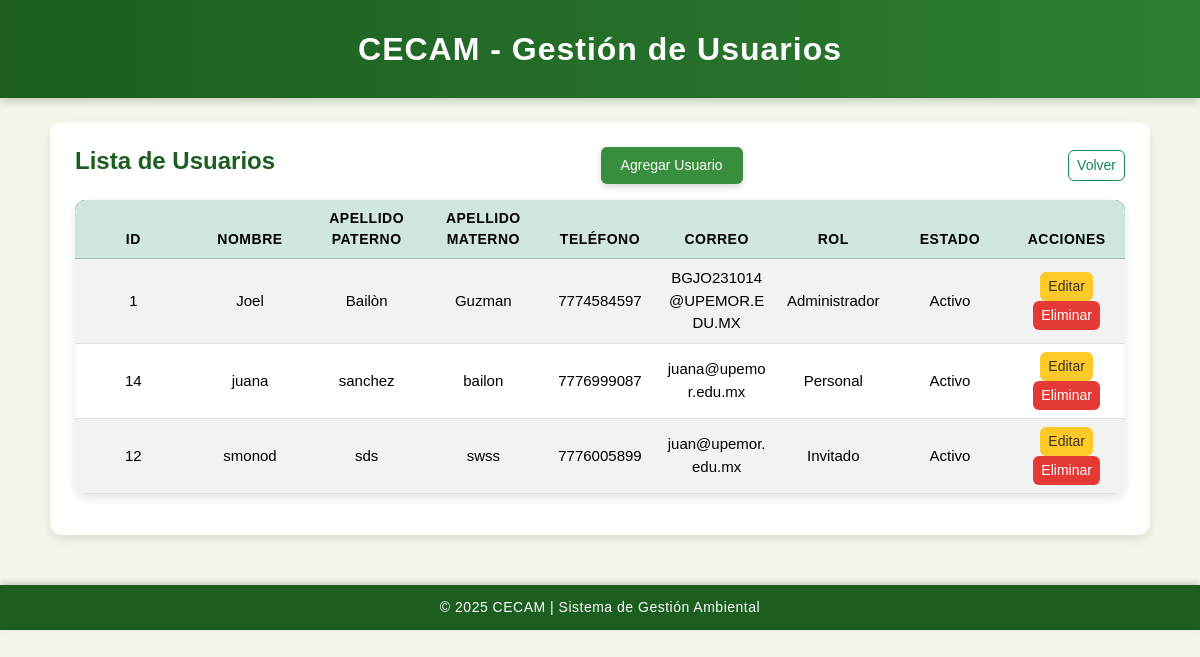
Before: /index.php?view=gestion_usuarios (signed in) with the older database file.
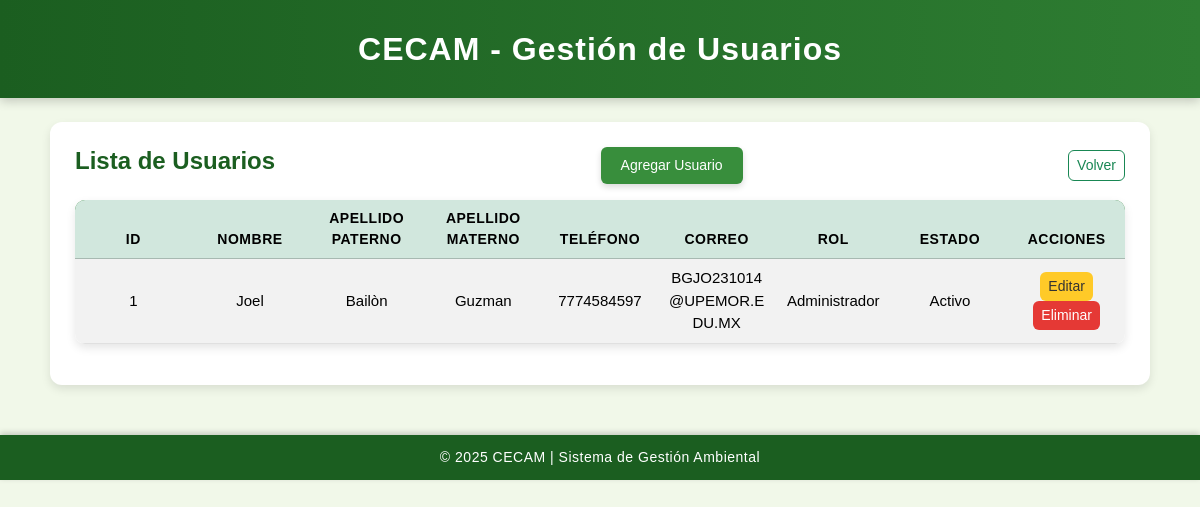
After: the same page with the newer database file.
### tables this page shows
CREATE TABLE `usuario` (
  `idUsuario` int(11) NOT NULL AUTO_INCREMENT,
  `Nombre` varchar(50) NOT NULL,
  `ApellidoPaterno` varchar(50) NOT NULL,
  `ApellidoMaterno` varchar(50) DEFAULT NULL,
  `Telefono` varchar(15) DEFAULT NULL,
  `Correo` varchar(100) NOT NULL,
  `Pass` varchar(255) NOT NULL,
  `Cargo` varchar(100) DEFAULT NULL,
  `FechaRegistro` datetime DEFAULT current_timestamp(),
  `CreadoPor` int(11) DEFAULT NULL,
  `Estado` enum('Activo','Inactivo') DEFAULT 'Activo',
  `idRol` int(11) NOT NULL,
  PRIMARY KEY (`idUsuario`),
  UNIQUE KEY `Correo` (`Correo`),
  KEY `idRol` (`idRol`),
  KEY `fk_usuario_CreadoPor` (`CreadoPor`),
  CONSTRAINT `Usuario_ibfk_1` FOREIGN KEY (`idRol`) REFERENCES `rol` (`idRol`),
  CONSTRAINT `fk_usuario_CreadoPor` FOREIGN KEY (`CreadoPor`) REFERENCES `usuario` (`idUsuario`) ON DELETE SET NULL ON UPDATE CASCADE
);

CREATE TABLE `rol` (
  `idRol` int(11) NOT NULL AUTO_INCREMENT,
  `Nombre` varchar(50) NOT NULL,
  `Descripcion` text DEFAULT NULL,
  PRIMARY KEY (`idRol`)
);

### app/controllers/UsuarioController.php (called while the page is built, shortened)
<?php
require_once __DIR__ . '/../models/UsuarioModel.php';
class UsuarioController {
    private $model;
    public function __construct($connection = null) {
        $this->model = new UsuarioModel($connection);
    }
    public function index() {
        $usuarios = $this->model->getAllUsersWithRole();
        include __DIR__ . '/../views/gestion_usuarios.php';
    }
}

### app/models/Model.php (called while the page is built, shortened)
<?php
class Model
{
    public function __construct($connection = null)
    {
        if ($connection) {
            $this->db = $connection;
        } else {
            $database = new Database();
            $this->db = $database->connect();
        }
    }
}

### app/models/UsuarioModel.php (called while the page is built, shortened)
<?php
require_once(__DIR__ . '/Model.php');
class UsuarioModel extends Model
{
    public function getAllUsersWithRole()
    {
        $sql = "
            SELECT
                u.idUsuario,
                u.Nombre,
                u.ApellidoPaterno,
                u.ApellidoMaterno,
                u.Telefono,
                u.Correo,
                r.Nombre AS NombreRol,
                u.Estado
            FROM Usuario u
            JOIN Rol r ON u.idRol = r.idRol
            ORDER BY u.ApellidoPaterno, u.ApellidoMaterno, u.Nombre
        ";
        $result = $this->db->query($sql);
        return $result->fetch_all(MYSQLI_ASSOC);
    }
}
?>

### app/views/gestion_usuarios.php (the view, shortened to what this page needs)
<!DOCTYPE html>
<html lang="es">
<head>
  <link href="https://cdn.jsdelivr.net/npm/bootstrap@5.3.2/dist/css/bootstrap.min.css" rel="stylesheet">
  <link rel="stylesheet" href="public/css/usuarios.css">
</head>
<body>
<header>
  <h3>CECAM - Gestión de Usuarios</h3>
</header>
<div class="container mt-4">
  <div class="d-flex justify-content-between align-items-center mb-3">
    <h4>Lista de Usuarios</h4>
    <button class="btn btn-add" data-bs-toggle="modal" data-bs-target="#modalAgregar">Agregar Usuario</button>
    <a href="index.php?view=dashboard_admin" class="btn btn-outline-success btn-sm">Volver</a>
  </div>
  <table class="table table-striped text-center align-middle">
    <thead class="table-success">
      <tr>
        <th>ID</th>
        <th>Nombre</th>
        <th>Apellido Paterno</th>
        <th>Apellido Materno</th>
        <th>Teléfono</th>
        <th>Correo</th>
        <th>Rol</th>
        <th>Estado</th>
        <th>Acciones</th>
      </tr>
    </thead>
    <tbody>
      <?php if (!empty($usuarios)): ?>
        <?php foreach ($usuarios as $u): ?>
        <tr>
          <td><?= htmlspecialchars($u['idUsuario']) ?></td>
          <td><?= htmlspecialchars($u['Nombre']) ?></td>
          <td><?= htmlspecialchars($u['ApellidoPaterno']) ?></td>
          <td><?= htmlspecialchars($u['ApellidoMaterno']) ?></td>
          <td><?= htmlspecialchars($u['Telefono']) ?></td>
          <td><?= htmlspecialchars($u['Correo']) ?></td>
          <td><?= htmlspecialchars($u['NombreRol']) ?></td>
          <td><?= htmlspecialchars($u['Estado']) ?></td>
          <td>
            <button
              class="btn btn-warning btn-sm btnEditar"
              data-id="<?= $u['idUsuario'] ?>"
              data-nombre="<?= htmlspecialchars($u['Nombre']) ?>"
              data-apellido_paterno="<?= htmlspecialchars($u['ApellidoPaterno']) ?>"
              data-apellido_materno="<?= htmlspecialchars($u['ApellidoMaterno']) ?>"
              data-telefono="<?= htmlspecialchars($u['Telefono']) ?>"
              data-correo="<?= htmlspecialchars($u['Correo']) ?>"
              data-rol="<?= htmlspecialchars($u['NombreRol']) ?>"
              data-bs-toggle="modal"
              data-bs-target="#modalEditar"
            >Editar</button>
            <a href="index.php?controller=usuario&action=eliminar&id=<?= $u['idUsuario'] ?>"
               class="btn btn-danger btn-sm"
               onclick="return confirm('¿Estás seguro de eliminar este usuario?');">
               Eliminar
            </a>
          </td>
        </tr>
        <?php endforeach; ?>
      <?php else: ?>
        <tr><td colspan="9">No hay usuarios registrados.</td></tr>
      <?php endif; ?>
    </tbody>
  </table>
</div>
<footer>© 2025 CECAM | Sistema de Gestión Ambiental</footer>
</body>
</html>

Changed rows visible on the page:
removed usuario: idUsuario "14", Nombre "juana", ApellidoPaterno "sanchez", ApellidoMaterno "bailon", Telefono "7776999087", Correo "juana@upemor.edu.mx", idRol.Nombre "Personal", Estado "Activo"
removed usuario: idUsuario "12", Nombre "smonod", ApellidoPaterno "sds", ApellidoMaterno "swss", Telefono "7776005899", Correo "juan@upemor.edu.mx", idRol.Nombre "Invitado", Estado "Activo"
